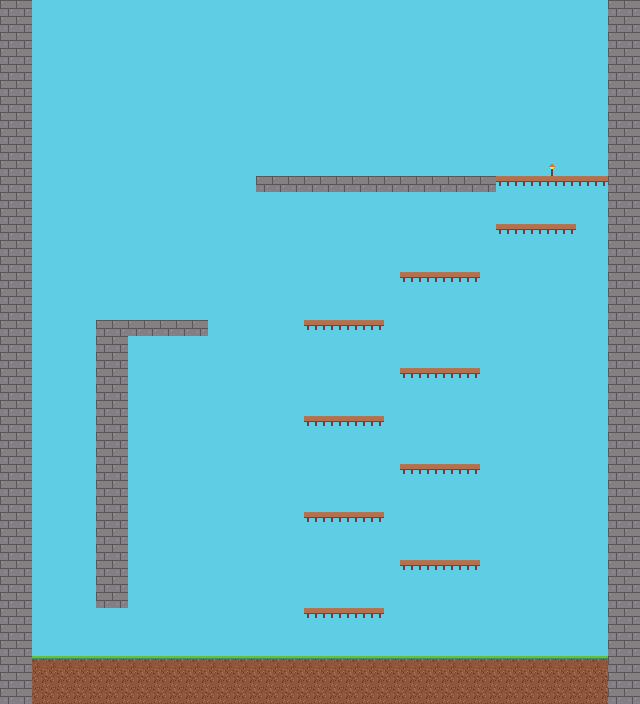

Tiled map render using the project's own tile images. Description and the map definition, with tile-layer contents summarised, below:
An orthogonal 40x44 tile map with 16x16 px tiles, 2 tile layers (Deco, Ground) and 22 objects (12x coin, 2x checkpoint, 2x spikes, 2x walker, player, ...).

<map version="1.10" tiledversion="1.10.2" orientation="orthogonal" renderorder="right-down" width="40" height="44" tilewidth="16" tileheight="16" infinite="0" backgroundcolor="#5fcde4" nextlayerid="4" nextobjectid="23">
 <properties>
  <property name="name" value="@level.2" />
  <property name="music" value="level" />
  <property name="next" value="" />
 </properties>
 <tileset firstgid="1" source="tiles.tsx" />
 <layer id="1" name="Deco" width="40" height="44">
  <data>[1760 cells, 1 non-empty, 1 distinct tile ids]</data>
 </layer>
 <layer id="2" name="Ground" width="40" height="44">
  <properties>
   <property name="solid" type="bool" value="true" />
  </properties>
  <data>[1760 cells, 392 non-empty, 4 distinct tile ids]</data>
 </layer>
 <objectgroup id="3" name="Entities">
  <object id="1" name="player1" type="player" x="72" y="656">
   <point />
  </object>
  <object id="2" name="sign2" type="sign" x="136" y="656">
   <properties>
    <property name="text" value="@sign.climb" />
   </properties>
   <point />
  </object>
  <object id="3" name="checkpoint3" type="checkpoint" x="184" y="656">
   <point />
  </object>
  <object id="4" name="coin4" type="coin" x="72" y="496">
   <point />
  </object>
  <object id="5" name="coin5" type="coin" x="72" y="400">
   <point />
  </object>
  <object id="6" name="platform6" type="platform" x="232" y="344">
   <properties>
    <property name="speed" type="float" value="24.0" />
    <property name="wait" type="float" value="0.8" />
   </properties>
   <polyline points="0,0 0,-144" />
  </object>
  <object id="7" name="coin7" type="coin" x="344" y="592">
   <point />
  </object>
  <object id="8" name="coin8" type="coin" x="440" y="544">
   <point />
  </object>
  <object id="9" name="coin9" type="coin" x="344" y="496">
   <point />
  </object>
  <object id="10" name="coin10" type="coin" x="440" y="448">
   <point />
  </object>
  <object id="11" name="coin11" type="coin" x="344" y="400">
   <point />
  </object>
  <object id="12" name="coin12" type="coin" x="440" y="352">
   <point />
  </object>
  <object id="13" name="coin13" type="coin" x="344" y="304">
   <point />
  </object>
  <object id="14" name="coin14" type="coin" x="440" y="256">
   <point />
  </object>
  <object id="15" name="spikes15" type="spikes" x="248" y="656">
   <point />
  </object>
  <object id="16" name="spikes16" type="spikes" x="264" y="656">
   <point />
  </object>
  <object id="17" name="walker17" type="walker" x="520" y="656">
   <point />
  </object>
  <object id="18" name="checkpoint18" type="checkpoint" x="296" y="176">
   <point />
  </object>
  <object id="19" name="walker19" type="walker" x="424" y="176">
   <point />
  </object>
  <object id="20" name="coin20" type="coin" x="360" y="144">
   <point />
  </object>
  <object id="21" name="coin21" type="coin" x="456" y="144">
   <point />
  </object>
  <object id="22" name="exit22" type="exit" x="584" y="176">
   <point />
  </object>
 </objectgroup>
</map>
